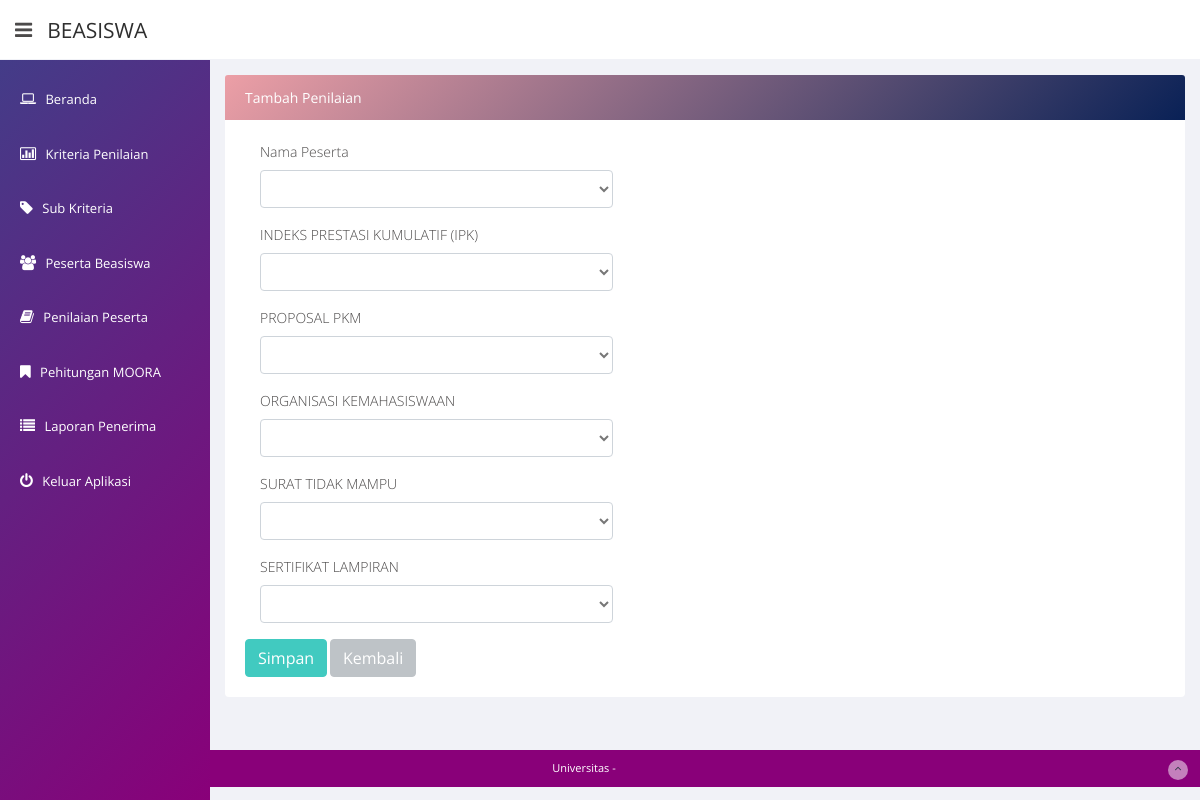
Screenshot of /nilai_tambah.php (signed in) with the database file from the repository.
### tables this page shows
CREATE TABLE `kriteria` (
  `id_kriteria` varchar(5) NOT NULL,
  `nama_kriteria` varchar(50) NOT NULL,
  `bobot` float DEFAULT NULL,
  `tipe` enum('Cost','Benefit') NOT NULL
);

### nilai_tambah.php (the view, shortened to what this page needs)
<?php
include "head.php";
?>
<div class="row">
<div class="col-md-12 col-lg-12">
	<div class="card">
		<div class="card-header">
			<div class="card-title">Tambah Penilaian</div>
		</div>
			<div class="card-body">
            <form name="form1"  class="form-horizontal" action="nilai_tambah.php" method="post" role="form">
                <div class="panel panel-default">
                    <div class="panel-body">
                    <div class="form-group">
                        <label class="col-sm-5 control-label">Nama Peserta</label>
                        <div class="col-sm-5">
                            <select name='nim' id='nim' class='required select form-control'  onchange='showPeserta()' required data-placeholder="PILIH PESERTA">
                            <option value=''></option>
                            <?php
                            $tampil=mysql_query("SELECT * FROM peserta ORDER BY nim asc");
                            while($r=mysql_fetch_array($tampil)){
                            echo "<option value=$r[nim]>$r[nama_peserta]</option>";
                            }
                            ?>
                            </select>
                        </div>
                    </div>
                    <?php
                        $q=mysql_query("SELECT * FROM kriteria ORDER BY id_kriteria");
                        while($r2=mysql_fetch_array($q))
                        {
                            ?>
                            <div class="form-group">
                            <label class="col-sm-5 control-label"><?php echo $r2["nama_kriteria"]; ?></label>
                            <div class="col-sm-5">
                                <select name="nilai[]" data-placeholder="<?php echo "Pilih ".$r2['nama_kriteria']." ..." ?>" class="required select form-control" required>
                                    <option></option>
                                    <?php
                                    $query = "SELECT * FROM subkriteria where id_kriteria='$r2[id_kriteria]' order by bobot DESC";
                                    $hasil = mysql_query($query);
                                    while ($data = mysql_fetch_array($hasil))
                                    {
                                        echo "<option value='".$data['id_subkriteria']."-".$data['bobot']."'>".$data['nama_subkriteria']."</option>";
                                    }
                                    ?>
                                </select>
                            </div>
                        </div>
                        <?php
                        }
                    ?>
                    <div class="form-action">
                        <input type="submit" name="simpan" value="Simpan" class="btn btn-primary">
                        <input type="button" name="kembali" value="Kembali" onClick="javascript:history.back()" class="btn btn-default">
                    </div>
                </div>
            </div>
        </form>
        </div>
			</div>
				</div>
				</div>
<?php include "footer.php" ?>

### head.php (style rules this page uses)
.card-header { border-color: #fff; background-image: linear-gradient(135deg, #ec9fa6 0%, #092156 100%); font-size: 16px; font-weight: 600; color: #fff; }

### rows the page displays
kriteria: nama_kriteria "INDEKS PRESTASI KUMULATIF (IPK)"
kriteria: nama_kriteria "PROPOSAL PKM"
kriteria: nama_kriteria "ORGANISASI KEMAHASISWAAN"
kriteria: nama_kriteria "SURAT TIDAK MAMPU"
kriteria: nama_kriteria "SERTIFIKAT LAMPIRAN"
